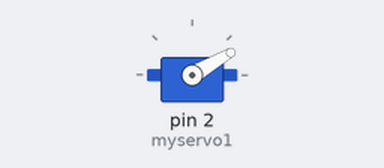
Bench run of a sketch on a simulated Arduino Uno, built with avr-gcc and run on an emulated ATmega328P. Shown: servo.

Above: at 0.05 s.
At 0.65 s:
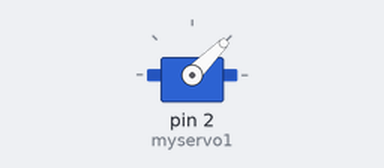
At 1.25 s:
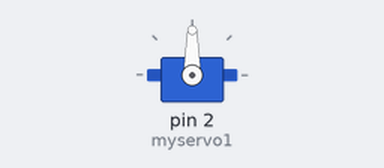
At 2.5 s:
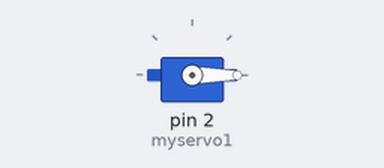
Timing chart, 0 to 5.8 s (numbered marks = the images above):
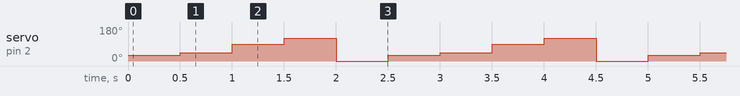

The sketch:

Servo.ino
```cpp
#include <Servo.h>

Servo myservo1;


void setup()
{

  myservo1.attach(2);

}

void loop()
{

  myservo1.write(30);
  delay(500);

  myservo1.write(45);
  delay(500);

  myservo1.write(90);
  delay(500);

  myservo1.write(120);
  delay(500);

  myservo1.write(0);
  delay(500);
}
```

Measured:
- by itself, servo on pin 2 (myservo1): repeats every 2.5 s: 90° 0.50 s, 120° 0.50 s, 0° 0.50 s, 30° 0.50 s, 45° 0.50 s
